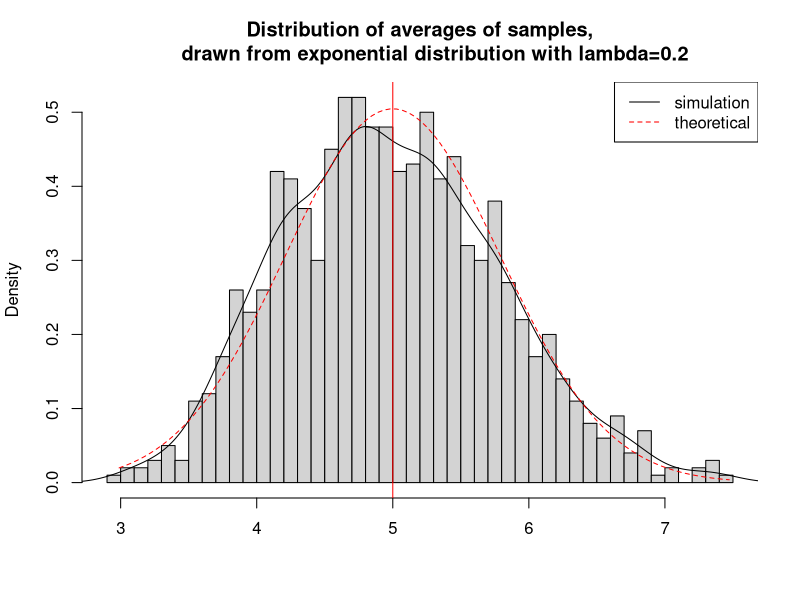
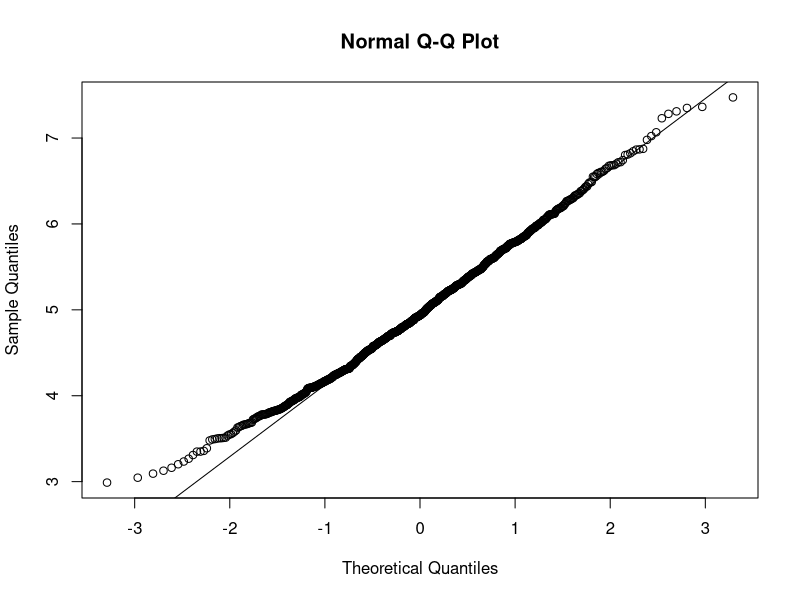
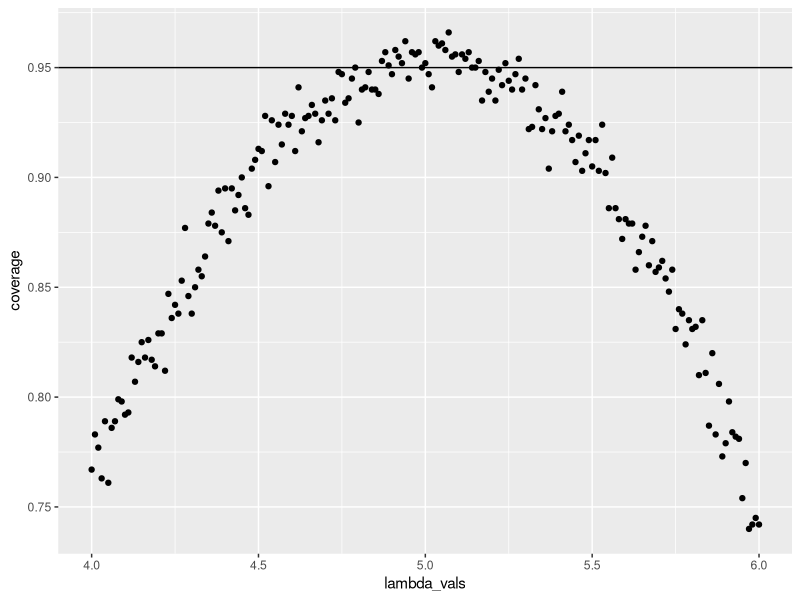

Write the R code that produced these figures, in order.
## ---- chunk 1
set.seed(3)
lambda <- 0.2
num_sim <- 1000
sample_size <- 40
sim <- matrix(rexp(num_sim*sample_size, rate=lambda), num_sim, sample_size)
row_means <- rowMeans(sim)
## ---- chunk 2
# plot the histogram of averages
hist(row_means, breaks=50, prob=TRUE,
     main="Distribution of averages of samples,
     drawn from exponential distribution with lambda=0.2",
     xlab="")
# density of the averages of samples
lines(density(row_means))
# theoretical center of distribution
abline(v=1/lambda, col="red")
# theoretical density of the averages of samples
xfit <- seq(min(row_means), max(row_means), length=100)
yfit <- dnorm(xfit, mean=1/lambda, sd=(1/lambda/sqrt(sample_size)))
lines(xfit, yfit, pch=22, col="red", lty=2)
# add legend
legend('topright', c("simulation", "theoretical"), lty=c(1,2), col=c("black", "red"))
## ---- chunk 3
qqnorm(row_means); qqline(row_means)
## ---- chunk 4
lambda_vals <- seq(4, 6, by=0.01)
coverage <- sapply(lambda_vals, function(lamb) {
    mu_hats <- rowMeans(matrix(rexp(sample_size*num_sim, rate=0.2),
                               num_sim, sample_size))
    ll <- mu_hats - qnorm(0.975) * sqrt(1/lambda**2/sample_size)
    ul <- mu_hats + qnorm(0.975) * sqrt(1/lambda**2/sample_size)
    mean(ll < lamb & ul > lamb)
})

library(ggplot2)
qplot(lambda_vals, coverage) + geom_hline(yintercept=0.95)
